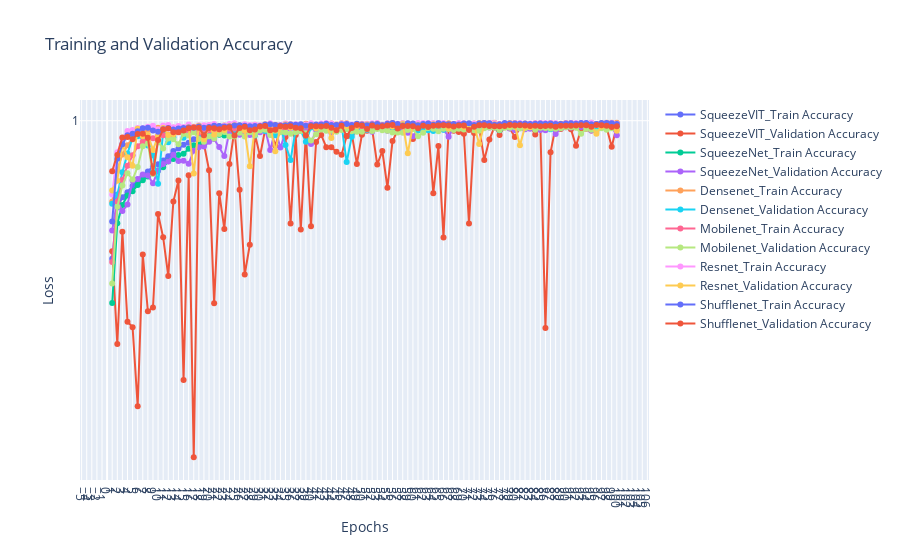

The notebook cell saved with this chart:
### Code cell
# Create the interactive plot
fig = go.Figure()
for exps in loss_data.keys():
    # plt.plot(epochs, loss_data[exps][0], label=exps + 'Train Loss', marker='o')
    # plt.plot(epochs, loss_data[exps][1], label=exps + 'Validation Loss', marker='o')
    fig.add_trace(go.Scatter(x=epochs, y=acc_data[exps][0], mode='lines+markers', name=exps + '_Train Accuracy'))
    fig.add_trace(go.Scatter(x=epochs, y=acc_data[exps][1], mode='lines+markers', name=exps + '_Validation Accuracy'))
# fig.add_trace(go.Scatter(x=epochs, y=train_loss, mode='lines+markers', name='Train Loss'))
# fig.add_trace(go.Scatter(x=epochs, y=val_loss, mode='lines+markers', name='Validation Loss'))

fig.update_layout(
    title='Training and Validation Accuracy',
    xaxis_title='Epochs',
    yaxis_title='Loss',
    xaxis=dict(tickmode='linear'),
    yaxis=dict(tickmode='linear'),
    # legend=dict(x=0, y=1),
    grid=dict(),
)

fig.show()
